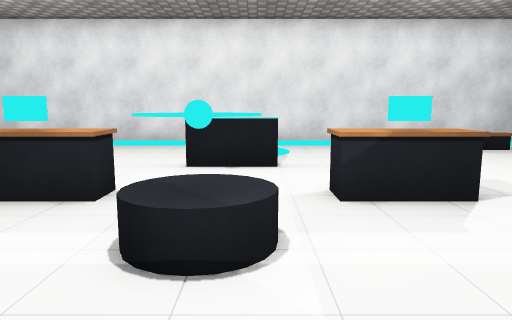
[1] (above)

16 first-person views from a walk through a 3-D level made in the Unity game engine. The camera is 1.2 m above the floor, tilts 8° down and sees 70° across. The floor is counted in squares, 1 m on a side. Each view is taken from the middle of a square. On the plan, view 1 faces up. The plan holds only what a view shows up to about 15 squares ahead; the rest is blank. The player character is not drawn. Some surface patterns are stand-ins.

[2]
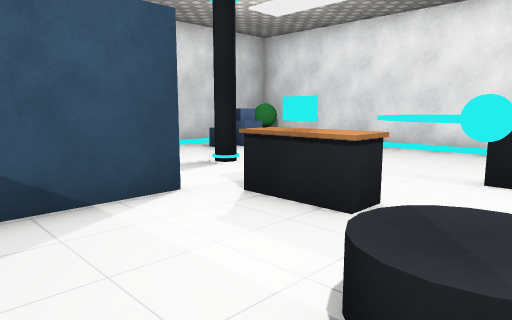

[3]
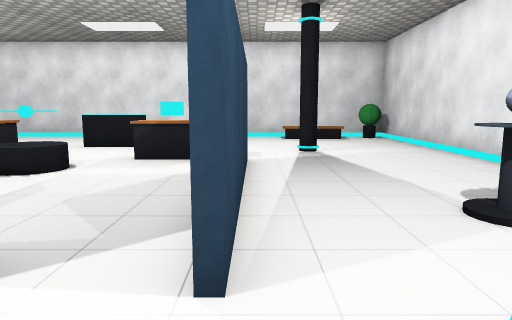

[4]
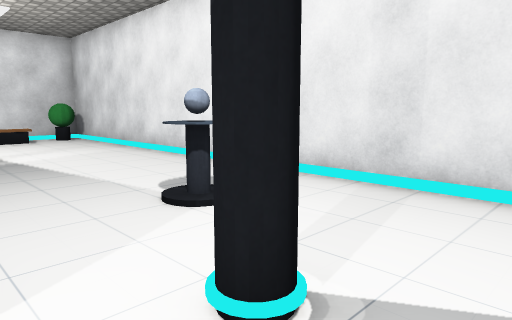

[5]
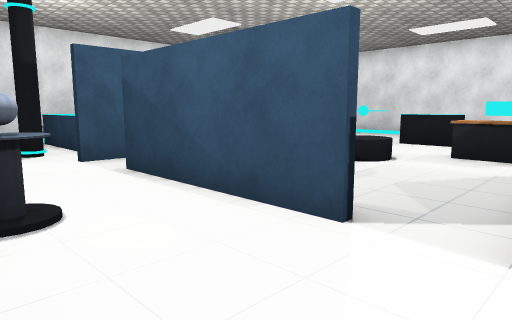

[6]
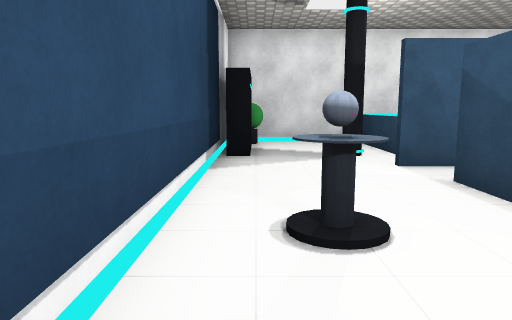

[7]
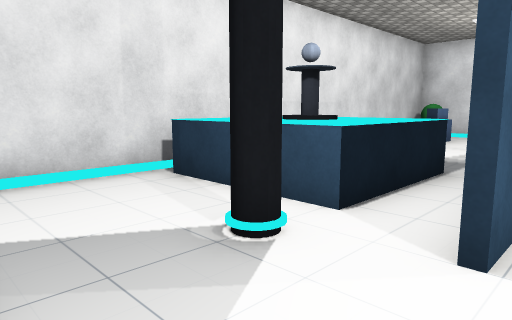

[8]
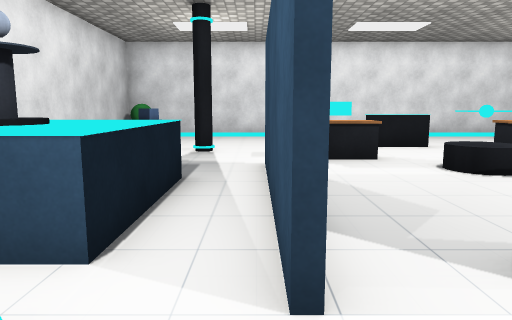

[9]
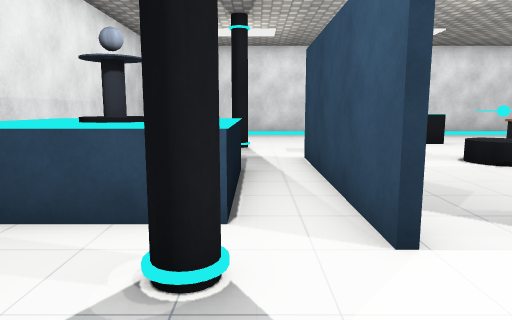

[10]
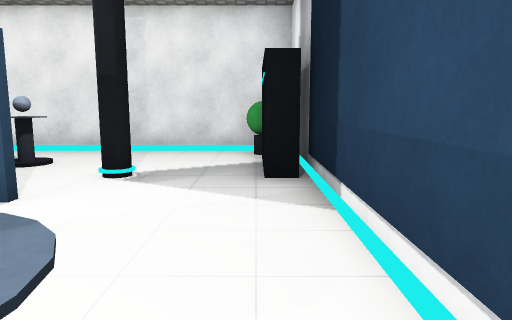

[11]
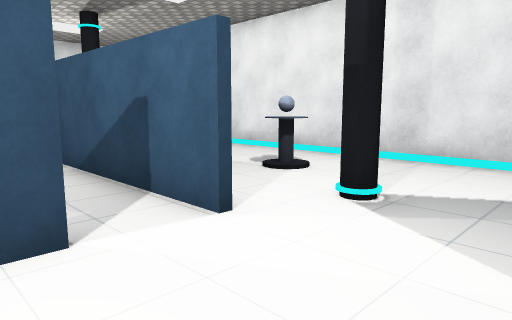

[12]
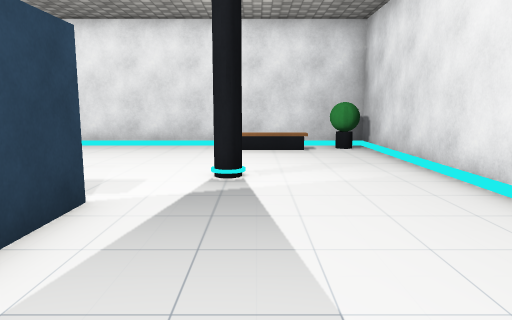

[13]
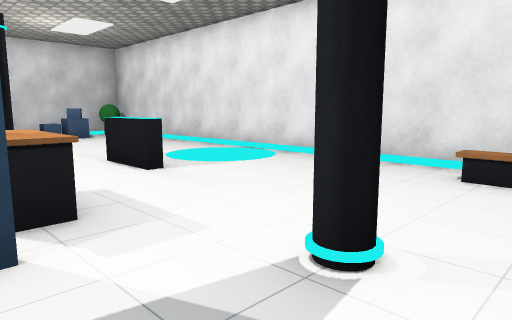

[14]
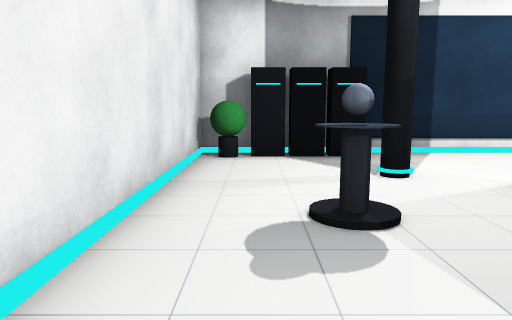

[15]
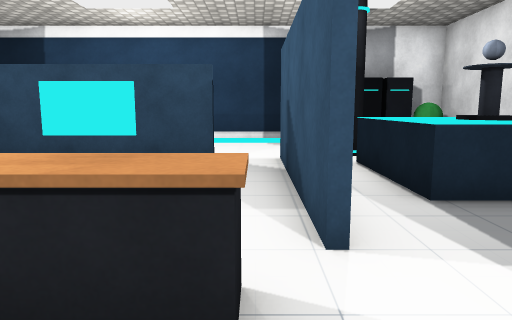

[16]
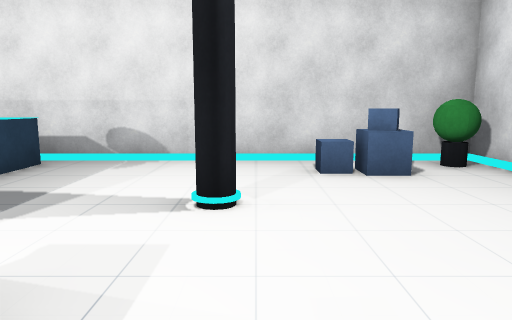

### Floor plan
Key: @ floor where view 1 was taken; # wall or solid block; . floor; ^ raised ledge; O other object.
Columns run from 11 left of view 1 to 10 right of it. Each row starts with its distance up from view 1.
 12 ######################
 11 #O...............OO.O#
 10 #.O..................#
  9 #.O..................#
  8 #.O.......OO.........#
  7 #....O...........O...#
  6 #....O...........O...#
  5 #......^^^..^^^#.....#
  4 #.....#....O...#.....#
  3 #.....#...OO...#.....#
  2 #^^^^.#........#.....#
  1 #^^O^.#........#.....#
  0 #^^O^.#... @...#..O..#
 -1 #^^^^^#..    ..#.....#
 -2 #....O#..#####...O...#
 -3 #....O...........O...#
 -4 #.........OO.........#
 -5 #O###............###O#
 -6 ######################

Positions as (right, up) in squares from view 1, and headings:
1: (0, 0), facing up
2: (0, 1), facing up-left
3: (4, -4), facing up
4: (4, -4), facing up-right
5: (4, -5), facing up-left
6: (3, -5), facing left
7: (-4, -5), facing up-left
8: (-5, -4), facing up
9: (-6, -5), facing up
10: (-1, -5), facing right
11: (1, -5), facing up-right
12: (6, 0), facing up
13: (7, 4), facing up-left
14: (8, 4), facing down
15: (-4, 7), facing down
16: (-2, 7), facing left
